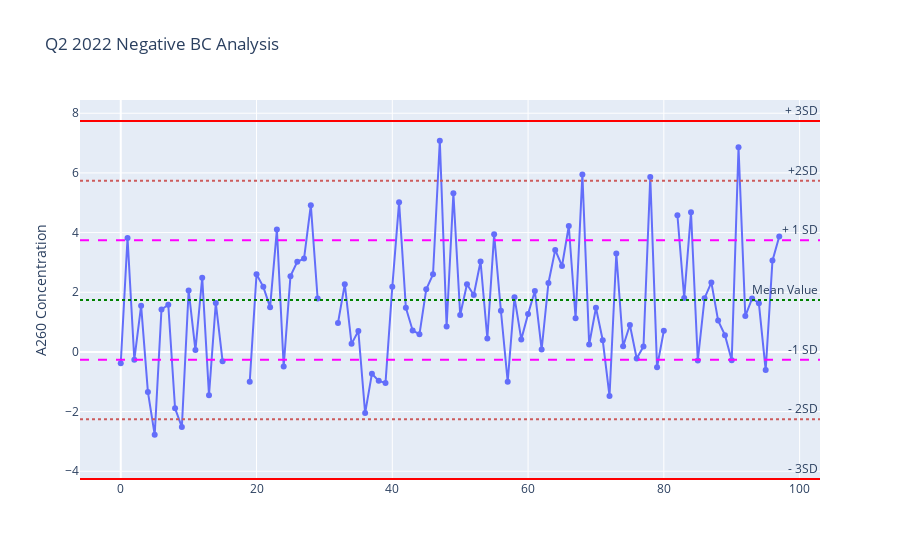

The notebook cell this image was saved under:
### Code cell
import plotly.graph_objects as go

print(df_stat.iloc[2:])
fig = go.Figure(data=go.Scatter(y=df['A260 Concentration (ng/ul)'],
           mode='lines+markers',
        ))

fig.add_hline(y=cl_q2_22, line_color = 'green', line_dash="dot",
              annotation_text="Mean Value", 
              annotation_position="top right")
fig.add_hline(y=q2_22_3sd_pos, line_color = 'red',
              annotation_text=" + 3SD", 
              annotation_position="top right")


fig.add_hline(y=q2_22_2sd_pos, line_color = 'indianred',line_dash='dot',
              annotation_text=" +2SD", 
              annotation_position="top right")

fig.add_hline(y=q2_22_sd_pos, line_color = 'magenta',line_dash="dash",
              annotation_text="+ 1 SD", 
              annotation_position="top right")

fig.add_hline(y=q2_22_sd_neg, line_color = 'magenta',line_dash="dash",
              annotation_text="-1 SD", 
              annotation_position="top right")


fig.add_hline(y=q2_22_2sd_neg, line_color = 'indianred',line_dash='dot',
              annotation_text=" - 2SD", 
              annotation_position="top right")

fig.add_hline(y=q2_22_3sd_neg, line_color = 'red',
              annotation_text="- 3SD", 
              annotation_position="top right")

fig.update_layout(title= 'Q2 2022 Negative BC Analysis',
                  yaxis_title="A260 Concentration")

fig.show()

fig.write_html("Q2_22.html")

### Figure 1 — Plotly figure (JSON) as saved in the notebook; plotly's stock layout.template omitted (floating-point values rounded to 4 significant figures)
{"data": [{"mode": "lines+markers", "type": "scatter", "y": [-0.38, 3.82, -0.26, 1.55, -1.34, -2.78, 1.42, 1.58, -1.89, -2.52, 2.06, 0.06, 2.49, -1.45, 1.64, -0.31, null, null, null, -1, 2.6, 2.18, 1.5, 4.1, -0.49, 2.54, 3.02, 3.13, 4.92, 1.79, null, null, 0.97, 2.27, 0.27, 0.7, -2.05, -0.73, -0.97, -1.04, 2.18, 5.02, 1.48, 0.72, 0.59, 2.1, 2.6, 7.08, 0.85, 5.32, 1.24, 2.27, 1.91, 3.03, 0.45, 3.94, 1.38, -1, 1.83, 0.42, 1.27, 2.04, 0.08, 2.31, 3.42, 2.88, 4.22, 1.13, 5.95, 0.25, 1.48, 0.39, -1.48, 3.3, 0.19, 0.9, -0.22, 0.18, 5.86, -0.51, 0.71, null, 4.58, 1.81, 4.68, -0.29, 1.8, 2.33, 1.05, 0.56, -0.28, 6.86, 1.2, 1.79, 1.63, -0.61, 3.06, 3.87]}], "layout": {"annotations": [{"showarrow": false, "text": "Mean Value", "x": 1, "xanchor": "right", "xref": "x domain", "y": 1.74, "yanchor": "bottom", "yref": "y"}, {"showarrow": false, "text": " + 3SD", "x": 1, "xanchor": "right", "xref": "x domain", "y": 7.74, "yanchor": "bottom", "yref": "y"}, {"showarrow": false, "text": " +2SD", "x": 1, "xanchor": "right", "xref": "x domain", "y": 5.74, "yanchor": "bottom", "yref": "y"}, {"showarrow": false, "text": "+ 1 SD", "x": 1, "xanchor": "right", "xref": "x domain", "y": 3.74, "yanchor": "bottom", "yref": "y"}, {"showarrow": false, "text": "-1 SD", "x": 1, "xanchor": "right", "xref": "x domain", "y": -0.26, "yanchor": "bottom", "yref": "y"}, {"showarrow": false, "text": " - 2SD", "x": 1, "xanchor": "right", "xref": "x domain", "y": -2.26, "yanchor": "bottom", "yref": "y"}, {"showarrow": false, "text": "- 3SD", "x": 1, "xanchor": "right", "xref": "x domain", "y": -4.26, "yanchor": "bottom", "yref": "y"}], "shapes": [{"line": {"color": "green", "dash": "dot"}, "type": "line", "x0": 0, "x1": 1, "xref": "x domain", "y0": 1.74, "y1": 1.74, "yref": "y"}, {"line": {"color": "red"}, "type": "line", "x0": 0, "x1": 1, "xref": "x domain", "y0": 7.74, "y1": 7.74, "yref": "y"}, {"line": {"color": "indianred", "dash": "dot"}, "type": "line", "x0": 0, "x1": 1, "xref": "x domain", "y0": 5.74, "y1": 5.74, "yref": "y"}, {"line": {"color": "magenta", "dash": "dash"}, "type": "line", "x0": 0, "x1": 1, "xref": "x domain", "y0": 3.74, "y1": 3.74, "yref": "y"}, {"line": {"color": "magenta", "dash": "dash"}, "type": "line", "x0": 0, "x1": 1, "xref": "x domain", "y0": -0.26, "y1": -0.26, "yref": "y"}, {"line": {"color": "indianred", "dash": "dot"}, "type": "line", "x0": 0, "x1": 1, "xref": "x domain", "y0": -2.26, "y1": -2.26, "yref": "y"}, {"line": {"color": "red"}, "type": "line", "x0": 0, "x1": 1, "xref": "x domain", "y0": -4.26, "y1": -4.26, "yref": "y"}], "title": {"text": "Q2 2022 Negative BC Analysis"}, "yaxis": {"title": {"text": "A260 Concentration"}}}}
